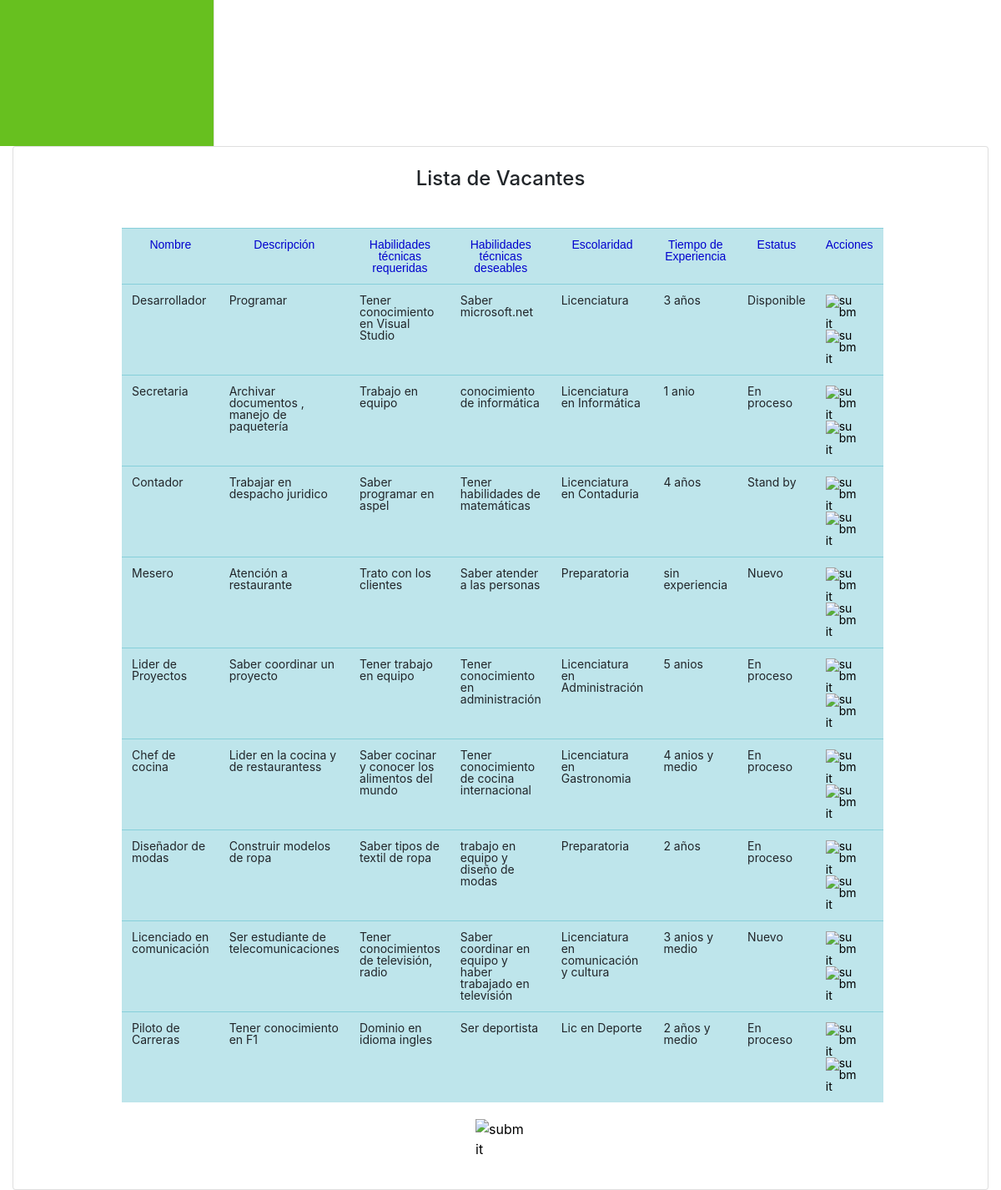
The page /Vacantes/index.php (lower part) on the database as committed earlier.
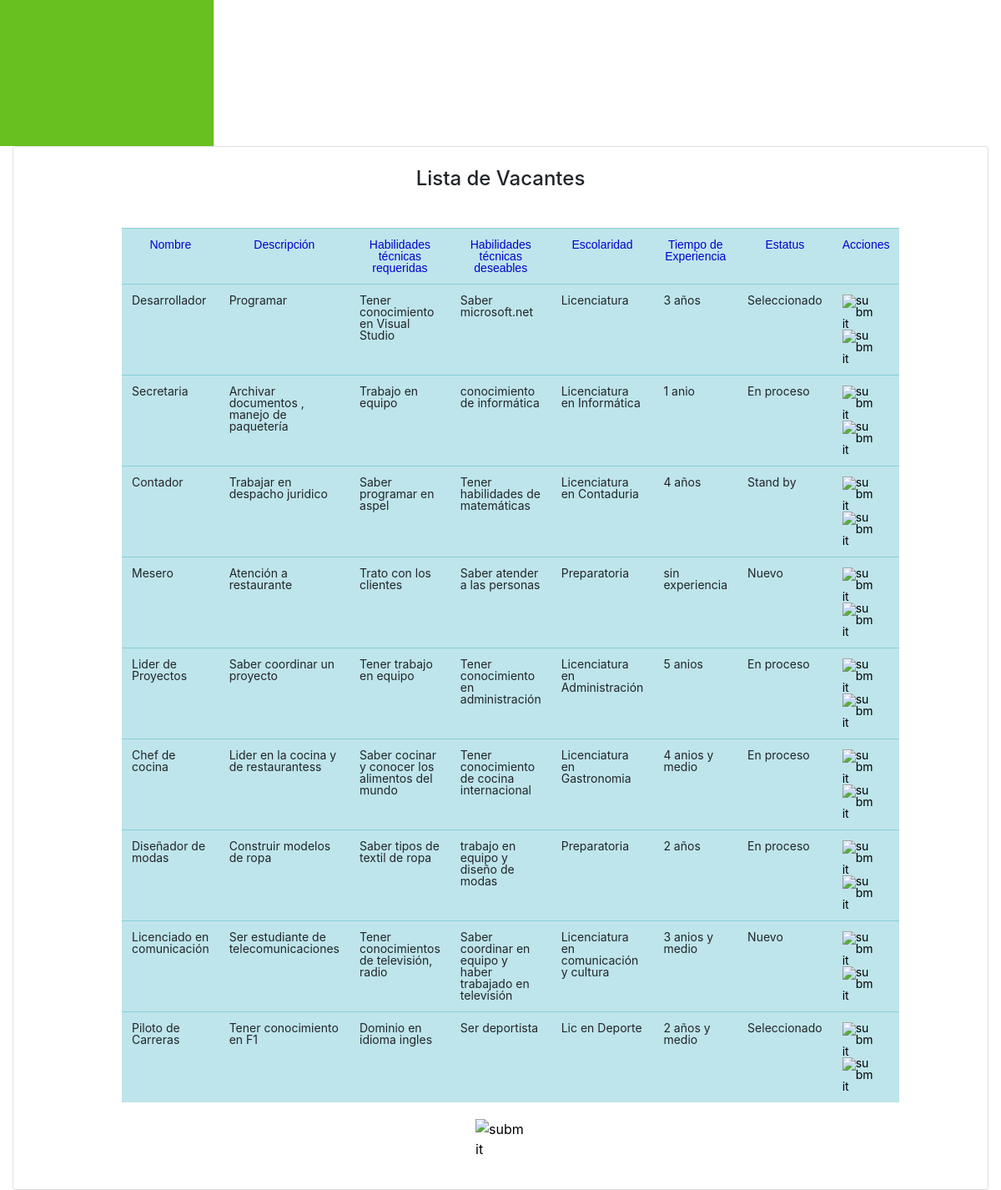
The same page on the database as committed later.
### tables this page shows
CREATE TABLE "vacante" (
	"id"	INTEGER,
	"nombrevac"	TEXT,
	"descripcion" TEXT,
	"habtecreq"	TEXT,
	"habtecdes"	TEXT,
	"escolaridad" TEXT,
	"experiencia" TEXT,
	"estatus" TEXT,
	PRIMARY KEY("id" AUTOINCREMENT)
);

### Vacantes/index.php (the view, shortened to what this page needs)
<?php
include '../conn.php';
$query = "SELECT * FROM vacante";
$result = $db->query($query);
?>
<!DOCTYPE html>
<html>
<head>
<link  rel="stylesheet" href="../css/vacante.css">
<link rel="stylesheet" href="../css/styles1.css">
<link rel="stylesheet" href="../css/materialdesignicons.min.css">
<link rel="stylesheet" href="../css/dataTables.bootstrap4.css">
<link rel="stylesheet" href="../css/principal.bundle.base.css">
<link rel="stylesheet" href="https://cdn.jsdelivr.net/npm/bootstrap-icons@1.8.2/font/bootstrap-icons.css">
<link rel="stylesheet" href="https://cdn.jsdelivr.net/npm/bootstrap@4.6.1/dist/css/bootstrap.min.css">
</head>
<body>
<div class="container-scroller">
<nav class="sidebar sidebar-offcanvas" id="sidebar">
      </nav>
         <div class="col-lg-12 stretch-card">
              <div class="card">
                <div class="card-body">
                  <h4 class="tit_vacante" align="center">Lista de Vacantes</h4>
                  <div class="table-responsive pt-3">
                  <div style=" margin: 20px 100px;">
            <table class="table" id ="resultado">
            <tr class="table-info" id="texto">
                <td scope="col">Nombre</td>
                <td scope="col">Descripción</td>
				<td scope="col">Habilidades técnicas requeridas</td>
				<td scope="col">Habilidades técnicas deseables</td>
				<td scope="col">Escolaridad</td>
				<td scope="col">Tiempo de Experiencia</td>
				<td scope="col">Estatus</td>
                <td scope="col">Acciones</td>
                </tr>
            <?php while($row = $result->fetchArray()) {?>
            <tr class="table-info" id="load-table">
                <td scope="col"><?php echo $row['nombrevac'];?></td>
                <td scope="col"><?php echo $row['descripcion'];?></td>
				<td scope="col"><?php echo $row['habtecreq'];?></td>
                <td scope="col"><?php echo $row['habtecdes'];?></td>
				<td scope="col"><?php echo $row['escolaridad'];?></td>
				<td scope="col"><?php echo $row['experiencia'];?></td>
                <td scope="col"><?php echo $row['estatus'];?></td>
                <td>
                    <a id='btnActualizar' href="ActualizarVacante.php?id=<?php echo $row['id'];?>">
                    <input type="image" src="https://cdn-icons-png.flaticon.com/512/61/61444.png?w=360" name="submit" width="40" height="40" alt="submit"data-toggle="modal" data-target="#actvac"/></a>
                    <a  id='btnEliminar' onclick="EliminarVacante();" class='delete-btn' href="EliminarVacante.php?id=<?php echo $row['id'];?>"  confirm('Desea eliminar esta vacante');">
                    <input type="image" src="https://cdn.icon-icons.com/icons2/1919/PNG/512/biggarbagebin_121980.png"name="submit" width="40" height="40" alt="submit"data-toggle="modal" data-target="#eliminavac"/></a>
                    </td>
            </tr>
            <?php } ?>
        </table>
    </div>
    <div class="d-flex justify-content-center">
    <a  href="AgregarVacante.php" ><input type="image" src="https://cdn-icons-png.flaticon.com/512/5219/5219822.png" name="submit" width="60" height="60" alt="submit"data-toggle="modal" data-target="#agregavac"/></a>
    </div>
    </div>
              </div>
         </div>
</body>
</html>

Rows that differ between the two databases and show on the page:
changed vacante "Desarrollador": estatus "Disponible" → "Seleccionado"
changed vacante "Piloto de Carreras": estatus "En proceso" → "Seleccionado"
